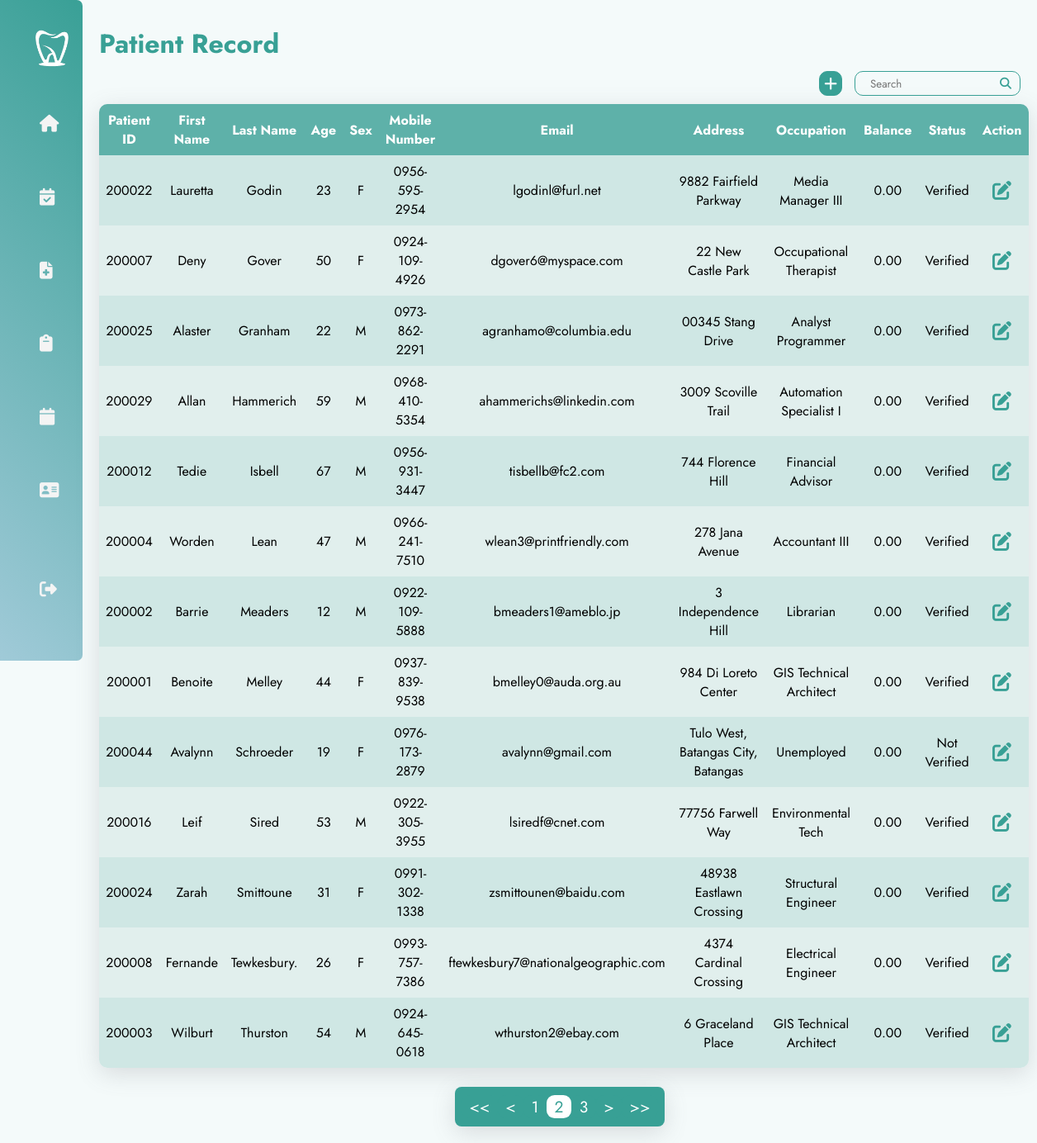
Page /pages/patientRecord.php?&page=2 (signed in) on the committed database.
### tables this page shows
CREATE TABLE `patients` (
  `patientID` int(10) NOT NULL,
  `patientFirstName` varchar(30) DEFAULT NULL,
  `patientLastName` varchar(30) DEFAULT NULL,
  `patientAge` int(11) DEFAULT NULL,
  `patientSex` varchar(10) DEFAULT NULL,
  `patientMobileNo` varchar(15) DEFAULT NULL,
  `patientEmail` varchar(70) DEFAULT NULL,
  `patientAddress` varchar(100) DEFAULT NULL,
  `patientOccupation` varchar(30) DEFAULT NULL,
  `patientBalance` decimal(15,2) DEFAULT 0.00,
  `patientStatus` varchar(15) DEFAULT 'Not Verified'
);

### pages/patientRecord.php (the view, shortened to what this page needs)
<?php
    include("../phpFiles/dbConnect.php");
    $searchKeyword = isset($_GET['searchKeyword']) ? $_GET['searchKeyword'] : '';
    $recordPerPage = 13;
    if (isset($_GET["page"])) {
        $page = $_GET["page"];
    }
    else {
        $page = 1;
    }
    $startPage = ($page-1) * $recordPerPage;
    $sql = "SELECT * FROM patients";
    $sql .= " ORDER BY patientLastName ASC, patientFirstName ASC LIMIT $startPage, $recordPerPage;";
    $result = $conn->query($sql);
?>
<!DOCTYPE html>
<html lang="en">
<head>
    <?php include("../pages/header.php");?>
    <link rel="stylesheet" href="../styles/transaction.css">
</head>
<body>
    <div class="container">
        <?php
            if($_SESSION["accRole"] == "Admin"){
                include('adminSidebar.php');
            }else{
                include('sidebar.php');
            }
        ?>
        <main>
            <h1 class="header">Patient Record</h1>
            <div class="main-content">
                <div class="contain">
                    <div class="button">
                        <a href="addPatient.php"><i class="fa-solid fa-plus"></i></a>
                    </div>
                    <form action="<?php echo htmlspecialchars($_SERVER["PHP_SELF"]); ?>" method="get" class="search">
                        <input type="text" name="searchKeyword" value="<?php echo $searchKeyword; ?>" placeholder="  Search">
                        <i class="fa-solid fa-magnifying-glass"></i>
                    </form>
                </div>
                <?php
                    echo "<table>";
                    echo "<tr><th>Patient ID</th><th>First Name</th><th>Last Name</th><th>Age</th><th>Sex</th><th>Mobile Number</th><th>Email</th><th>Address</th><th>Occupation</th><th>Balance</th><th>Status</th><th>Action</th></tr>";
                    if ($result->num_rows > 0) {
                        while ($row = $result->fetch_assoc()) {
                        echo "<tr>";
                        echo "<td>" . $row["patientID"] . "</td>";
                        echo "<td>" . $row["patientFirstName"] . "</td>";
                        echo "<td>" . $row["patientLastName"] . "</td>";
                        echo "<td>" . $row["patientAge"] . "</td>";
                        echo "<td>" . $row["patientSex"] . "</td>";
                        echo "<td>" . $row["patientMobileNo"] . "</td>";
                        echo "<td>" . $row["patientEmail"] . "</td>";
                        echo "<td>" . $row["patientAddress"] . "</td>";
                        echo "<td>" . $row["patientOccupation"] . "</td>";
                        echo "<td>" . $row["patientBalance"] . "</td>";
                        echo "<td>" . $row["patientStatus"] . "</td>";
                        echo "<td>
                                <div class='action-buttons'>
                                    <form action='patientRecordUpdate.php' method='post'>
                                        <input type='hidden' name='patientID' value='{$row['patientID']}'>
                                        <button type='submit'><i class='fas fa-edit'></i></button>
                                    </form>
                                </td>";
                        echo "</tr>";
                        echo "</div>";
                        }
                        echo "</table><br>";
                    } else {
                        echo "<tr><td colspan = '12' id = 'noRes'>No Results</td></tr>";
                        echo "</table><br>";
                    }
                ?>
                <div class = "paginationCont">
                    <div class = "paginationMain">
                        <?php
                            include("../pages/pagination.php");
                        ?>
                    </div>
                </div>
</body>
</html>

### styles/transaction.css (style rules this page uses)
:root { --bg: #f4fafa; --bg-darker: #eaf4f3; --teal: #38a095; --lightgreen: #cce1df; --lightblue: #90cac4; --blue: #8edaf1; }
* { margin: 0; padding: 0; outline: none; border: none; text-decoration: none; box-sizing: border-box; font-family: "Jost", sans-serif; }
body { background: var(--bg); }
.container { display: flex; }
main { position: relative; padding: 20px; width: calc(100% - 100px); }
.contain { height: 30px; display: flex; justify-content: flex-end; gap: 15px; }
.button, .search { font-size: 1.2em; background: none; }
.search { display: flex; border: 1px solid var(--teal); border-radius: 10px; padding-left: 10px; }
.search input { background: none; }
.search i { color: var(--teal); font-size: 14px; padding: 0 10px 0 5px; align-self: center; }
.button { background: var(--teal); border: 1px solid var(--teal); border-radius: 10px; padding: 0 5px; }
.button a, .button input { font-size: 18px; color: var(--bg); text-align:center }
h1 { padding: 10px 0; color: var(--teal); }
.main-content { text-align: center; }
table { overflow: hidden; border-radius: 10px; margin-top: 10px; border-collapse: collapse; width: 100%; box-shadow: rgba(100, 100, 111, 0.2) 0px 7px 29px 0px; }
th, td { padding: 8px; text-align: center; word-wrap: break-word; }
th { background-color: #5EB1A9; color: white; }
tr:nth-child(even) { background-color: #CFE7E4; }
tr:nth-child(odd) { background-color: #E1EFED; }
.action-buttons { display: flex; gap: 10px; align-items: center; justify-content: center; }
.action-buttons button { font-size: 23px; background-color:transparent; color: #38a095; cursor: pointer; }
.fa-edit:before { color: #38a095; }
.paginationCont { display: flex; justify-content: center; align-items: center; }
.paginationMain { display: flex; justify-content: center; align-items: center; height: 3em; border-radius: 0.5rem; background-color: #38a095; color: white; box-shadow: rgba(100, 100, 111, 0.2) 0px 7px 29px 0px; padding: 0.5em }

### styles/sidebar.css (style rules this page uses)
* { font-family: 'Jost', sans-serif; }
:root { --green: #39a096; --lightblue: #a0cad8; --white: #f4f4f4; --darkwhite: #f4fafa; }

### rows in the picture
patients: patientID "200022", patientFirstName "Lauretta", patientLastName "Godin", patientAge "23", patientSex "F", patientMobileNo "0956-595-2954", patientEmail "lgodinl@furl.net", patientAddress "9882 Fairfield Parkway", patientOccupation "Media Manager III", patientBalance "0.00", patientStatus "Verified"
patients: patientID "200007", patientFirstName "Deny", patientLastName "Gover", patientAge "50", patientSex "F", patientMobileNo "0924-109-4926", patientEmail "dgover6@myspace.com", patientAddress "22 New Castle Park", patientOccupation "Occupational Therapist", patientBalance "0.00", patientStatus "Verified"
patients: patientID "200025", patientFirstName "Alaster", patientLastName "Granham", patientAge "22", patientSex "M", patientMobileNo "0973-862-2291", patientEmail "agranhamo@columbia.edu", patientAddress "00345 Stang Drive", patientOccupation "Analyst Programmer", patientBalance "0.00", patientStatus "Verified"
patients: patientID "200029", patientFirstName "Allan", patientLastName "Hammerich", patientAge "59", patientSex "M", patientMobileNo "0968-410-5354", patientEmail "ahammerichs@linkedin.com", patientAddress "3009 Scoville Trail", patientOccupation "Automation Specialist I", patientBalance "0.00", patientStatus "Verified"
patients: patientID "200012", patientFirstName "Tedie", patientLastName "Isbell", patientAge "67", patientSex "M", patientMobileNo "0956-931-3447", patientEmail "tisbellb@fc2.com", patientAddress "744 Florence Hill", patientOccupation "Financial Advisor", patientBalance "0.00", patientStatus "Verified"
patients: patientID "200004", patientFirstName "Worden", patientLastName "Lean", patientAge "47", patientSex "M", patientMobileNo "0966-241-7510", patientEmail "wlean3@printfriendly.com", patientAddress "278 Jana Avenue", patientOccupation "Accountant III", patientBalance "0.00", patientStatus "Verified"
patients: patientID "200002", patientFirstName "Barrie", patientLastName "Meaders", patientAge "12", patientSex "M", patientMobileNo "0922-109-5888", patientEmail "bmeaders1@ameblo.jp", patientAddress "3 Independence Hill", patientOccupation "Librarian", patientBalance "0.00", patientStatus "Verified"
patients: patientID "200001", patientFirstName "Benoite", patientLastName "Melley", patientAge "44", patientSex "F", patientMobileNo "0937-839-9538", patientEmail "bmelley0@auda.org.au", patientAddress "984 Di Loreto Center", patientOccupation "GIS Technical Architect", patientBalance "0.00", patientStatus "Verified"
patients: patientID "200044", patientFirstName "Avalynn", patientLastName "Schroeder", patientAge "19", patientSex "F", patientMobileNo "0976-173-2879", patientEmail "avalynn@gmail.com", patientAddress "Tulo West, Batangas City, Batangas", patientOccupation "Unemployed", patientBalance "0.00", patientStatus "Not Verified"
patients: patientID "200016", patientFirstName "Leif", patientLastName "Sired", patientAge "53", patientSex "M", patientMobileNo "0922-305-3955", patientEmail "lsiredf@cnet.com", patientAddress "77756 Farwell Way", patientOccupation "Environmental Tech", patientBalance "0.00", patientStatus "Verified"
patients: patientID "200024", patientFirstName "Zarah", patientLastName "Smittoune", patientAge "31", patientSex "F", patientMobileNo "0991-302-1338", patientEmail "zsmittounen@baidu.com", patientAddress "48938 Eastlawn Crossing", patientOccupation "Structural Engineer", patientBalance "0.00", patientStatus "Verified"
patients: patientID "200008", patientFirstName "Fernande", patientLastName "Tewkesbury.", patientAge "26", patientSex "F", patientMobileNo "0993-757-7386", patientEmail "ftewkesbury7@nationalgeographic.com", patientAddress "4374 Cardinal Crossing", patientOccupation "Electrical Engineer", patientBalance "0.00", patientStatus "Verified"
patients: patientID "200003", patientFirstName "Wilburt", patientLastName "Thurston", patientAge "54", patientSex "M", patientMobileNo "0924-645-0618", patientEmail "wthurston2@ebay.com", patientAddress "6 Graceland Place", patientOccupation "GIS Technical Architect", patientBalance "0.00", patientStatus "Verified"
